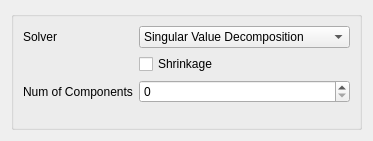
<?xml version="1.0" encoding="UTF-8"?>
<ui version="4.0">
 <class>Form</class>
 <widget class="QWidget" name="Form">
  <property name="geometry">
   <rect>
    <x>0</x>
    <y>0</y>
    <width>373</width>
    <height>141</height>
   </rect>
  </property>
  <property name="sizePolicy">
   <sizepolicy hsizetype="Ignored" vsizetype="Ignored">
    <horstretch>0</horstretch>
    <verstretch>0</verstretch>
   </sizepolicy>
  </property>
  <property name="windowTitle">
   <string>Form</string>
  </property>
  <layout class="QVBoxLayout" name="verticalLayout">
   <item>
    <widget class="QGroupBox" name="formGroupBox">
     <layout class="QFormLayout" name="formLayout">
      <item row="2" column="0">
       <widget class="QLabel" name="ncLabel">
        <property name="text">
         <string>Num of Components</string>
        </property>
       </widget>
      </item>
      <item row="0" column="0">
       <widget class="QLabel" name="solver_label">
        <property name="text">
         <string>Solver</string>
        </property>
       </widget>
      </item>
      <item row="0" column="1">
       <widget class="QComboBox" name="solver_comboBox">
        <item>
         <property name="text">
          <string>Singular Value Decomposition</string>
         </property>
        </item>
        <item>
         <property name="text">
          <string>Least Squares</string>
         </property>
        </item>
        <item>
         <property name="text">
          <string>Eigenvalue</string>
         </property>
        </item>
       </widget>
      </item>
      <item row="2" column="1">
       <widget class="QSpinBox" name="nc_spinBox"/>
      </item>
      <item row="1" column="1">
       <widget class="QCheckBox" name="shrinkage_checkBox">
        <property name="text">
         <string>Shrinkage</string>
        </property>
       </widget>
      </item>
     </layout>
    </widget>
   </item>
  </layout>
 </widget>
 <resources/>
 <connections/>
</ui>
